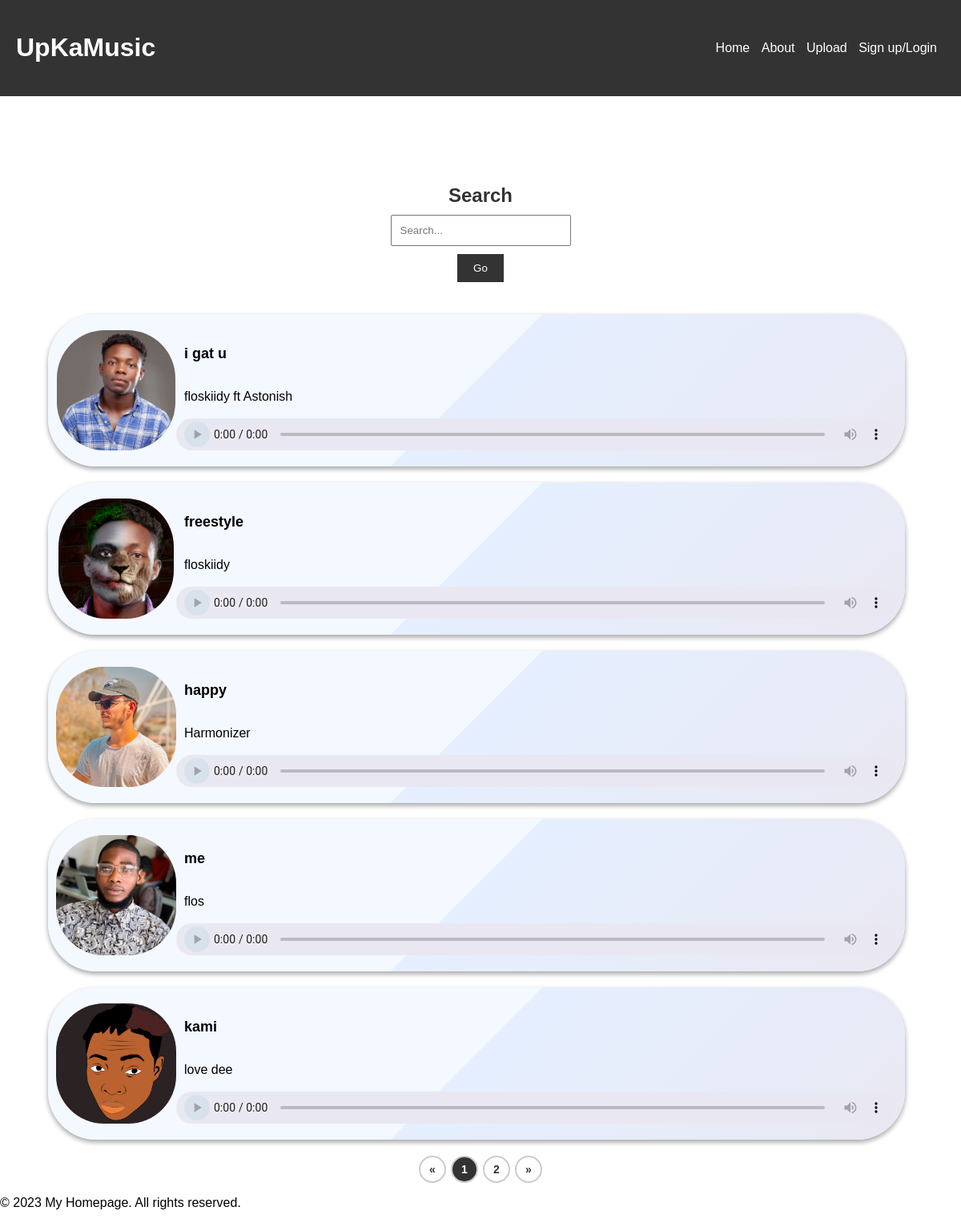
The page / on the database its author committed.
### music/models.py (models this page shows, shortened)
class Song(models.Model):
    id = models.AutoField(primary_key=True)
    title = models.CharField(max_length=100)
    artist = models.CharField(max_length=100)
    image = models.ImageField(upload_to='images')
    file = models.FileField(upload_to='songs')
    upload_date = models.DateTimeField(auto_now_add=True)

### music/views.py (the view)
# urls.py: path('', views.home, name='home'),
def home(request):
    songs = Song.objects.all()
    paginator = Paginator(songs, 5)# number of songs displayed on the screen
    page = request.GET.get('page')
    songs =paginator.get_page(page)
    return render(request, 'home.html', {'songs': songs})

### templates/home.html (shortened to what this page needs)
{% extends 'base.html'%}
{% load static %}
{% block content  %}
{% for song in songs %}
<div class="HTML_Audio_player">
    <div class="Audio_Player_image"><img style="border-radius: 60px;" src="{{song.image.url }}" /></div>
    <div class="player-content">
      <div class="player-info">
        <h3 class="song-name">{{song.title}}</></h3>
        <p class="artist">{{song.artist}}</a></p>
      </div>
      <div class="k2_audio_player">
        <audio controls style="width: 80%;">
          <source src="{{song.file.url }}" type="audio/mp3" />
        </audio>
      </div>
    </div>
  </div>
  {% endfor %}
 <div class="pagination">
  {% if songs.has_previous %}
      <a href="?page=1" class="previous">&laquo;</a>
  {% else %}
      <a class="previous disabled">&laquo;</a>
  {% endif %}
  {% for page in songs.paginator.page_range %}
      {% if page == songs.number %}
          <a href="?page={{ page }}" class="current-page">{{ page }}</a>
      {% else %}
          <a href="?page={{ page }}">{{ page }}</a>
      {% endif %}
  {% endfor %}
  {% if songs.has_next %}
      <a href="?page={{ songs.next_page_number }}" class="next">&raquo;</a>
  {% else %}
      <a class="next disabled">&raquo;</a>
  {% endif %}
</div>
  {% endblock  %}

### templates/base.html (shortened to what this page needs)
{% load static %}
<!DOCTYPE html>
<html>
<head>
  <link rel="stylesheet" type="text/css" href="{% static 'styles.css' %}">
</head>
<body>
  <header>
    <div class="blog-name">
      <h1>UpKaMusic</h1>
    </div>
    <nav>
      <ul>
        <li><a href="#">Home</a></li>
        <li><a href="#">About</a></li>
        <li><a href="{% url 'upload_song'%}">Upload</a></li>
        <li><a href="{% url 'register' %}">Sign up/Login</a></li>
      </ul>
    </nav>
  </header>
  <main>
    {% block search_bar %}
    <section class="search-section">
      <div class="search-container">
        <h2>Search</h2>
        <form action="search_song" method="get">
          <input type="text" name="q" placeholder="Search...">
          <input type="submit" value="Go">
        </form>
      </div>
    </section>
    {% endblock %}
  </main>
  {% block content %}
    {% endblock  %}
  <footer>
    <p>&copy; 2023 My Homepage. All rights reserved.</p>
  </footer>
</body>
</html>

### static/css/styles.css (style rules this page uses)
body { font-family: Arial, sans-serif; margin: 0; padding: 0; }
header { background-color: #333; color: #fff; padding: 20px; display: flex; justify-content: space-between; align-items: center; position: sticky; top: 0; z-index: 100; }
nav ul { list-style-type: none; margin: 0; padding: 0; }
nav ul li { display: inline; margin-right: 10px; }
nav ul li a { color: #fff; text-decoration: none; }
main { padding: 20px; display: flex; flex-wrap: wrap; justify-content: center; align-items: flex-start; margin-top: 70px; }
.search-section { flex-basis: 100%; }
.search-container { display: flex; flex-direction: column; align-items: center; text-align: center; }
h2 { color: #333; margin-bottom: 10px; }
form { display: flex; flex-direction: column; align-items: center; }
input[type="text"] { width: 100%; padding: 10px; margin-bottom: 10px; }
input[type="submit"] { background-color: #333; color: #fff; padding: 10px 20px; border: none; cursor: pointer; }
.HTML_Audio_player { z-index: 10; background: linear-gradient(135deg, #f4f8ff 0, #f4f8ff 49%, #e5efff 49%, #e9e8f2 100%); color: inherit; min-height: 120px; max-height: 150px; display: flex; justify-content: center; margin: 0 60px; margin-top: 20px; margin-right: 70px; border-radius: 60px; box-shadow: rgba(0, 0, 0, 0.16) 0px 3px 6px, rgba(0, 0, 0, 0.23) 0px 3px 6px; padding: 20px 10px; }
.Audio_Player_image { width: 150px; display: flex; justify-content: center; }
.player-content { flex-grow: 1; display: flex; flex-direction: column; }
.player-info { flex-grow: 1; display: flex; flex-direction: column; justify-content: center; padding-left: 10px; }
.song-name { font-size: 18px; font-weight: 600; }
.k2_audio_player { display: flex; }
audio { flex-grow: 1; height: 40px; }

### templates/base.html (style rules this page uses)
.pagination { display: flex; justify-content: center; align-items: center; margin-top: 20px; }
.current-page { font-weight: bold; }

### templates/home.html (style rules this page uses)
.pagination { display: flex; justify-content: center; align-items: center; margin-top: 20px; }
.pagination a { display: flex; justify-content: center; align-items: center; width: 30px; height: 30px; margin: 0 3px; text-decoration: none; color: #333; border: 2px solid #ccc; border-radius: 50%; font-size: 14px; font-weight: bold; }
.pagination .current-page { background-color: #333; color: #fff; }
.pagination .previous { margin-left: 10px; }
.pagination .next { margin-right: 10px; }

### rows shown on the page
Song: image (picture), title "i gat u", artist "floskiidy ft Astonish"
Song: image (picture), title "freestyle", artist "floskiidy"
Song: image (picture), title "happy", artist "Harmonizer"
Song: image (picture), title "me", artist "flos"
Song: image (picture), title "kami", artist "love dee"

### other values the page prints
{{ page }} "1"
{{ page }} "2"
